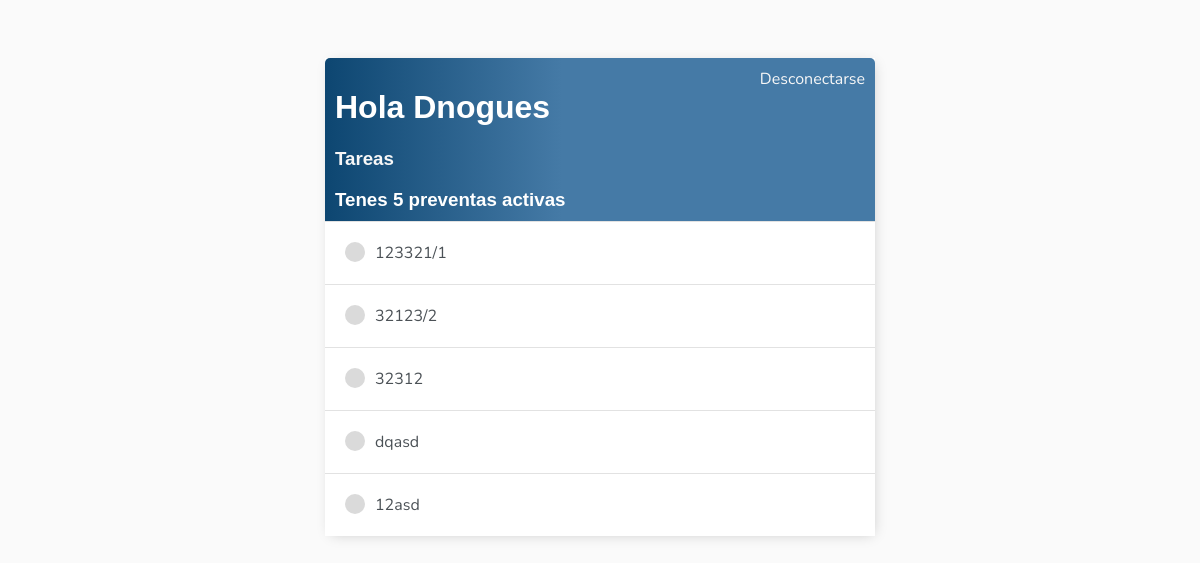
Page /preventas/ (signed in) on the earlier database version.
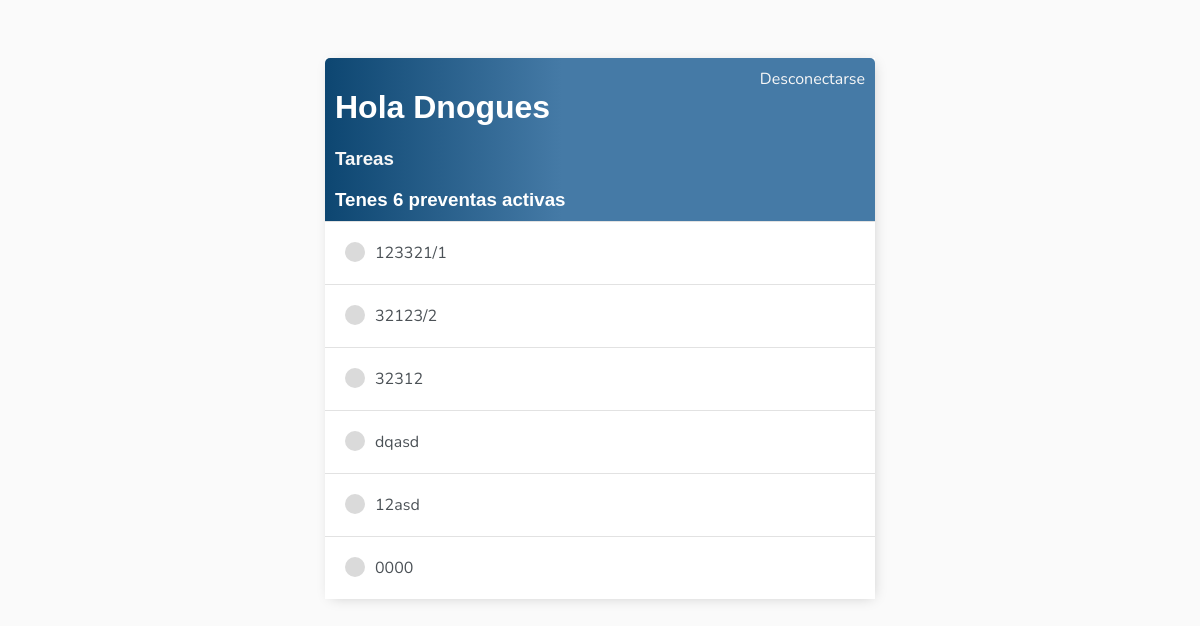
Same page on the later database version.
### tareas/models.py (models this page shows, shortened)
class Preventa(models.Model):
    user = models.ForeignKey(User, on_delete=models.SET_NULL,null=True,blank=True)
    preventa = models.CharField(max_length=8, help_text="Ejemplo 12345/1",unique=True)
    choises = [('Contado','Contado'),('Financiado','Financiado')]
    tipo_venta = models.CharField(max_length= 15, choices=choises)
    choises = [('Persona Fisica','Persona Fisica'),('Persona Juridica','Persona Juridica')]
    tipo_cliente = models.CharField(max_length=30,choices=choises)
    choises = [('Transportista','Transportista'),('Individuo','Individuo'),('Titular','Titular')]
    retira_unidad = models.CharField(max_length= 15, choices=choises, blank=True,null=True)
    cedulas_azules = models.IntegerField(blank=True,null=True)
    socios = models.IntegerField(blank=True,null=True)
    completo=models.BooleanField(default=False)

### tareas/views.py (the view)
# urls.py: path('preventas/',ListaPreventas.as_view(),name='preventas'),
class ListaPreventas(LoginRequiredMixin,ListView):
    model = Preventa
    context_object_name = "preventas"
    def get_context_data(self, **kwargs: Any) -> Dict[str, Any]:
        context = super().get_context_data(**kwargs)
        context['preventas'] = context['preventas'].filter(user=self.request.user)
        context['cantidad'] = context['preventas'].filter().count()
        return context

### tareas/templates/tareas/preventa_list.html
{% extends 'tareas/base.html' %}
{% block content %}
<div class="header-bar">
    <div>
        <div >
            <h1>Hola {{request.user|title}}</h1>
            <a href="{% url 'tareas' %}"><h3 style="margin-right: 20px; display: flex;">Tareas </h3></a>
            <h3 style="margin:0"> Tenes {{cantidad}} preventa{{cantidad|pluralize:"s" }} activa{{cantidad|pluralize:"s" }}</h3>
        </div>
    </div>
    {% if request.user.is_authenticated %}
    <a href="{% url 'logout' %}">Desconectarse</a>
    {% else %}
    <a href="{% url 'login' %}">Conectarse</a>
    {% endif %}
</div>
<div class="task-items-wraper">
    {% for preventa in preventas %}
        <div class="task-wraper">
                <div class="task-title">
                    <div class="task-incomplete-icon"></div>
                    <a href="{% url 'actualizar-preventa' pk=preventa.id %}">{{preventa.preventa}}</a>
                </div>
        </div>
    {% empty %}
    <h3>No tenes preventas activas</h3>
    {% endfor %}
</div>
{% endblock content%}

Differences in the rows shown:
added Preventa: preventa "0000"
Other differences:
{{ cantidad }}: "5" → "6"
